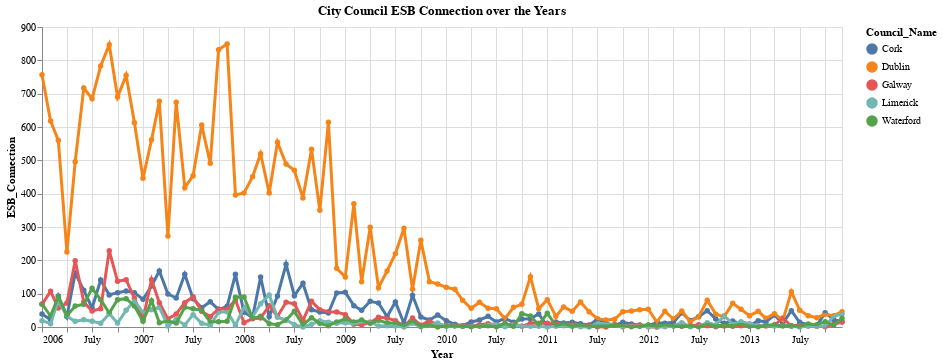

Write notebook code for a chart like this one.
### Code cell
highlight = alt.selection(type='single', on='mouseover',
                          fields=['Council_Name'], nearest=True)

base = alt.Chart(chart1).encode(
    x = 'Year:T',
    y = 'ESB_Connection:Q',
    color = 'Council_Name:N'
).transform_filter(alt.datum['Council_Type'] == 'City Council')

points = base.mark_circle().encode(
    opacity = alt.value(3)
).add_selection(
    highlight
).properties(
    width = 800,
    title = 'City Council ESB Connection over the Years'
)

lines = base.mark_line().encode(
    size = alt.condition(~highlight, alt.value(1), alt.value(3))
)


(points + lines).save('C00246376_Python_Assignment_3_Part_3/static/chart1.html')

points + lines

### Figure 1 — Vega-Lite specification as saved in the notebook (floating-point values rounded to 4 significant figures; data arrays with more than 128 entries replaced by an {"elided": "..."} marker saying what was removed)
{"config": {"view": {"continuousWidth": 400, "continuousHeight": 300}}, "layer": [{"mark": "circle", "encoding": {"color": {"type": "nominal", "field": "Council_Name"}, "opacity": {"value": 3}, "x": {"type": "temporal", "field": "Year"}, "y": {"type": "quantitative", "field": "ESB_Connection"}}, "selection": {"selector001": {"type": "single", "on": "mouseover", "fields": ["Council_Name"], "nearest": true}}, "title": "City Council ESB Connection over the Years", "transform": [{"filter": "(datum['Council_Type'] === 'City Council')"}], "width": 800}, {"mark": "line", "encoding": {"color": {"type": "nominal", "field": "Council_Name"}, "size": {"condition": {"value": 1, "selection": {"not": "selector001"}}, "value": 3}, "x": {"type": "temporal", "field": "Year"}, "y": {"type": "quantitative", "field": "ESB_Connection"}}, "transform": [{"filter": "(datum['Council_Type'] === 'City Council')"}]}], "data": {"name": "data-dadad0f9264e552bd8f4e00e79aa6fba"}, "$schema": "https://vega.github.io/schema/vega-lite/v4.0.2.json", "datasets": {"data-dadad0f9264e552bd8f4e00e79aa6fba": {"elided": "3264 records"}}}
